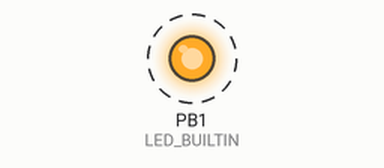
This sketch was run on a simulated ATtiny85, built with avr-gcc and run on an emulated ATtiny85. Parts: output pins drawn as LEDs (lit = HIGH). Dashed ring = blinking.

Above: at 1.5 s.
Timing chart, 0 to 5.6 s (numbered marks = the images above):
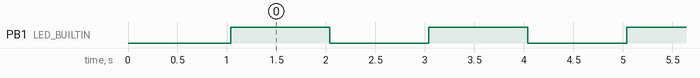

Measured:
- by itself, PB1 (LED_BUILTIN): alternates HIGH for 1.0 s and LOW for 1.0 s

The sketch:

usb-key.ino
```cpp
#include <DigiKeyboard.h>

#if __has_include("local.h")
#include "local.h"
#endif

#ifndef USB_KEY_PASSWORD
#define USB_KEY_PASSWORD "default_password"
#endif

void setup() {
  pinMode(LED_BUILTIN, OUTPUT);
  // Some hosts drop the first keystroke after the keyboard enumerates, so an empty one goes first.
  DigiKeyboard.sendKeyStroke(0);
  DigiKeyboard.delay(1000);
  DigiKeyboard.println(USB_KEY_PASSWORD);
}

void loop() {
  digitalWrite(LED_BUILTIN, HIGH);
  delay(1000);
  digitalWrite(LED_BUILTIN, LOW);
  delay(1000);
}
```
